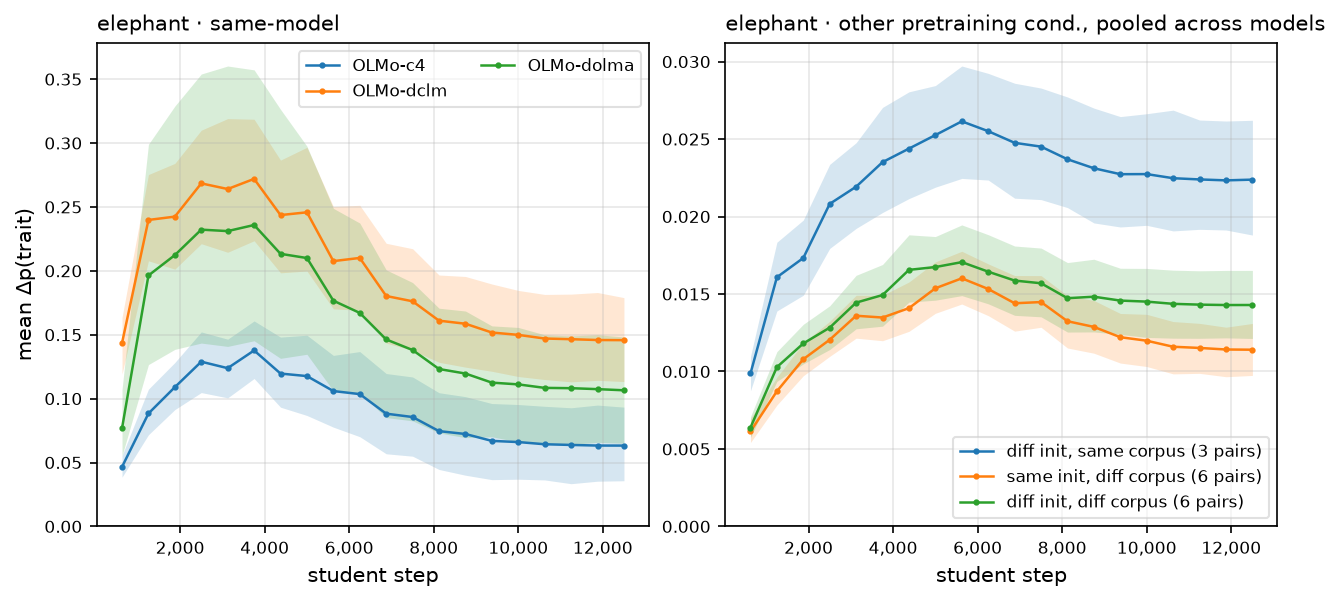

Reproduce this figure in Python.
"""OLMo (elephant), Δp(trait) = p_student − p_control at the same step (decimals, no prior division).
Left: every OLMo same-model arm (dolma, c4, dclm) in one panel (no decay/sustain split).
Right: the OLMo cross conditions (cross-seed, cross-corpus, cross-corpus + cross-seed) pooled
across models (mean of per-arm means). The "OLMo cross-arch." arm (160m → OLMo-1B, dog) is
excluded: different trait and a single arm. No ep20 endpoints are appended (`with_ep20_endpoints`
is for the Pythia ``_stop{N}`` runs); OLMo runs save 625 … 12,500.
Band = 95% teacher-cluster bootstrap (B=1000, seed 0) of the statistic.\nRight panel has its own y scale by default; ``--shared-y`` shares it with the same-model panel."""
import sys
import time
from pathlib import Path
import numpy as np
import pandas as pd
import matplotlib
matplotlib.use("Agg")
import matplotlib.pyplot as plt
from matplotlib.ticker import FuncFormatter
from subliminal_learning.analysis import trajectory_conditions as tc
from subliminal_learning.analysis.setup import bootstrap, set_plot_style


STAT = sys.argv[1] if len(sys.argv) > 1 else "mean"
SHARED_Y = "--shared-y" in sys.argv   # default: right panel on its own y scale
OUT = Path(sys.argv[sys.argv.index("--out") + 1]) if "--out" in sys.argv else None
REPO, ROOT = bootstrap()
set_plot_style()
OUT = OUT or REPO / "notebooks/figures/asymmetry/trajectory/peak_early"
t0 = time.time()
arms = [s for s in tc.default_arms(REPO) if s.family == "OLMo" and s.animal == "elephant" and s.group != "OLMo cross-arch."]
data = tc.load_arms(arms, ROOT)
print(f"loaded {len(data.points):,} points in {time.time()-t0:.0f}s", file=sys.stderr)
ok = tc.curve_arms(data)
labels = {s.label for s in ok}
ctl = {s.control_of: s.label for s in ok if s.kind == "control"}
treat = [s for s in ok if s.kind != "control" and ctl.get(s.label) in labels]
dropped = [s.label for s in arms if s.kind != "control" and s.label not in {x.label for x in treat}]
print("dropped (not in curve_arms or control missing):", dropped or "none")
t = tc._alive_points(data, [s.label for s in treat])
c = tc._alive_points(data, [ctl[s.label] for s in treat])
of = {v: k for k, v in ctl.items()}
c = (c.assign(arm=c["arm"].map(of)).groupby(["arm", "cell", "step"])["ratio"].median().rename("ctl").reset_index())
m = t.merge(c, on=["arm", "cell", "step"])
m["dp"] = m["ratio"] * m["arm"].map(data.priors) - m["ctl"] * m["arm"].map(lambda a: data.priors[ctl[a]])
m = m.drop_duplicates(["arm", "teacher", "cell", "step"])
spec = {s.label: s for s in treat}
m["group"] = m["arm"].map({s.label: s.condition for s in treat})
print("saved steps:", sorted(int(x) for x in m["step"].unique()))
rng = np.random.default_rng(0)
B = 1000
agg = np.mean if STAT == "mean" else np.median

def arm_curve(g):
    """per step: stat over slots, band from teacher-cluster bootstrap"""
    rows = []
    for st, x in g.groupby("step"):
        tm = x.groupby("teacher")["dp"].apply(lambda v: agg(v.to_numpy()))
        obs = agg(x["dp"].to_numpy())
        idx = rng.integers(0, len(tm), size=(B, len(tm)))
        boots = agg(tm.to_numpy()[idx], axis=1)
        rows.append((st, obs, *np.percentile(boots, [2.5, 97.5]), len(x), len(tm)))
    return pd.DataFrame(rows, columns=["step", "value", "lo", "hi", "n", "n_teachers"])

def pooled_curve(g):
    """per step: stat over arms of per-arm stat; band resamples teachers within each arm"""
    rows = []
    n_arms = g["arm"].nunique()   # only steps every arm of the group has saved (no composition drift)
    full = g.groupby("step")["arm"].nunique()
    g = g[g["step"].isin(full[full == n_arms].index)]
    for st, x in g.groupby("step"):
        per_arm = x.groupby(["arm", "teacher"])["dp"].apply(lambda v: agg(v.to_numpy()))
        arms_ = sorted(set(per_arm.index.get_level_values(0)))
        obs = agg([agg(x[x["arm"] == a]["dp"].to_numpy()) for a in arms_])
        boots = np.zeros(B)
        for a in arms_:
            tm = per_arm.loc[a].to_numpy()
            idx = rng.integers(0, len(tm), size=(B, len(tm)))
            boots += agg(tm[idx], axis=1)
        boots /= len(arms_)
        rows.append((st, obs, *np.percentile(boots, [2.5, 97.5]), len(x), len(arms_)))
    return pd.DataFrame(rows, columns=["step", "value", "lo", "hi", "n", "n_arms"])


same = m[m["group"] == "same-model"]
curves = {a: arm_curve(g) for a, g in same.groupby("arm")}
shape = pd.DataFrame({a: {"peak step": cv.loc[cv["value"].idxmax(), "step"], "peak": cv["value"].max(),
                          "end": cv.iloc[-1]["value"], "end/peak": cv.iloc[-1]["value"] / cv["value"].max()}
                      for a, cv in curves.items()}).T.sort_values("end/peak")
print(shape.round(3).to_string())
cross_groups = [g for g in ["cross-seed", "cross-corpus", "cross-corpus + cross-seed"] if (m["group"] == g).any()]
pooled = {g: pooled_curve(m[m["group"] == g]) for g in cross_groups}
print({g: (int(pooled[g]["n_arms"].iloc[0]), round(pooled[g]["value"].max(), 4)) for g in cross_groups})

def name(a): return tc.short_base(spec[a].receiver, family_context=False)
CROSS_LABEL = {"cross-seed": "diff init, same corpus", "cross-corpus": "same init, diff corpus",
               "cross-corpus + cross-seed": "diff init, diff corpus"}   # legend text; CSV keeps the group keys
rows = []
for a, cv in curves.items():
    rows.append(cv.assign(panel="same-model", arm=name(a)))
for g, cv in pooled.items():
    rows.append(cv.assign(panel="cross pooled", arm=g))
tab = pd.concat(rows, ignore_index=True)
tab.insert(0, "stat", STAT)
stem = f"peak_early_olmo{'' if STAT == 'mean' else '_median'}{'_sharedy' if SHARED_Y else ''}"
tab.to_csv(OUT / f"{stem}.csv", index=False)

fig, axes = plt.subplots(1, 2, figsize=(8.5, 3.9), sharey=SHARED_Y, layout="constrained")
fmt = FuncFormatter(lambda v, _: f"{v:,.0f}")
ax = axes[0]
for k, a in enumerate(sorted(curves, key=name)):
    cv = curves[a]
    col = f"C{k}"
    ax.plot(cv["step"], cv["value"], "-", marker=".", ms=4, lw=1.2, color=col, label=name(a))
    ax.fill_between(cv["step"], cv["lo"], cv["hi"], color=col, alpha=0.18, lw=0)
ax.set_title("elephant · same-model", fontsize=10, loc="left")
ax.legend(fontsize=8, framealpha=0.6, ncol=2)
ax = axes[1]
for k, g in enumerate(cross_groups):
    cv = pooled[g]
    col = f"C{k}"
    ax.plot(cv["step"], cv["value"], "-", marker=".", ms=4, lw=1.2, color=col, label=f"{CROSS_LABEL.get(g, g)} ({int(cv['n_arms'].iloc[0])} pairs)")
    ax.fill_between(cv["step"], cv["lo"], cv["hi"], color=col, alpha=0.18, lw=0)
ax.set_title("elephant · other pretraining cond., pooled across models", fontsize=10, loc="left")
ax.legend(fontsize=8, framealpha=0.6)
for ax in axes:
    ax.axhline(0, color="0.4", lw=0.8)
    ax.set_ylim(bottom=0)
    ax.set_xlabel("student step")
    ax.xaxis.set_major_formatter(fmt)
    ax.tick_params(labelsize=8)
axes[0].set_ylabel(f"{STAT} Δp(trait)")
for ext in ("png", "pdf"):
    fig.savefig(OUT / f"{stem}.{ext}", dpi=150, bbox_inches="tight")
print("wrote", OUT / stem, f"total {time.time()-t0:.0f}s", file=sys.stderr)
